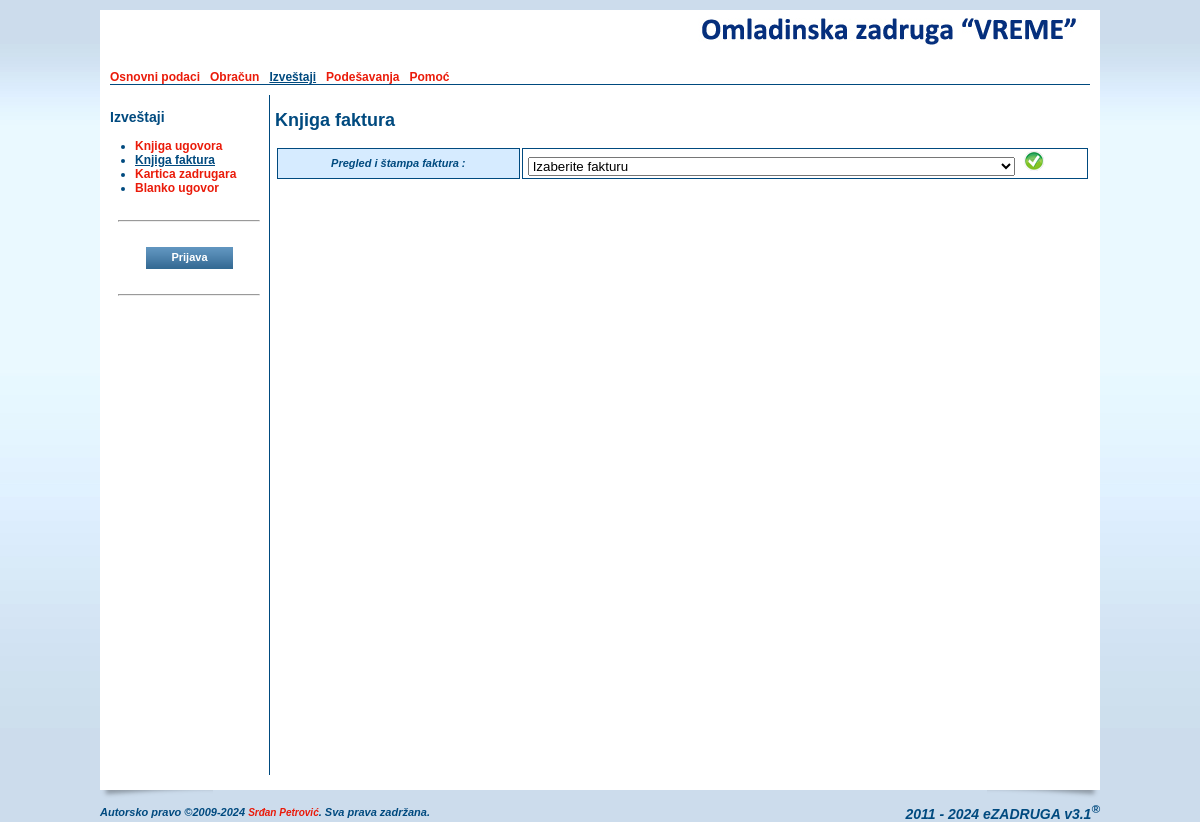
Screenshot of /knjigafaktura.php with the database file from the repository.
### tables this page shows
CREATE TABLE IF NOT EXISTS `oszcooperative` (
  `ID` smallint(6) NOT NULL AUTO_INCREMENT,
  `name` varchar(255) NOT NULL,
  `short` varchar(50) NOT NULL,
  `shortest` varchar(25) NOT NULL,
  `address` varchar(255) DEFAULT NULL,
  `IDPlace` smallint(6) DEFAULT NULL,
  `phone` varchar(20) DEFAULT NULL,
  `mobile` varchar(20) DEFAULT NULL,
  `fax` varchar(20) DEFAULT NULL,
  `email` varchar(255) DEFAULT NULL,
  `url` varchar(255) DEFAULT NULL,
  `account` varchar(255) DEFAULT NULL,
  `reference` varchar(255) NOT NULL,
  `pib` varchar(20) DEFAULT NULL,
  `idnumber` varchar(20) DEFAULT NULL,
  `activity` varchar(20) NOT NULL,
  `currentyear` varchar(4) NOT NULL,
  `contracthours` tinyint(4) NOT NULL DEFAULT '0',
  `memberhours` tinyint(4) NOT NULL DEFAULT '0',
  `headimage` varchar(255) DEFAULT NULL,
  `pdfimage` varchar(255) DEFAULT NULL,
  PRIMARY KEY (`ID`),
  KEY `name` (`name`),
  KEY `IDPlace` (`IDPlace`)
);

CREATE TABLE IF NOT EXISTS `oszmenu` (
  `ID` smallint(6) NOT NULL AUTO_INCREMENT,
  `title` varchar(70) NOT NULL,
  `link` varchar(255) NOT NULL,
  `root` smallint(6) NOT NULL DEFAULT '0',
  `sort` tinyint(4) DEFAULT NULL,
  `sub_item` tinyint(4) NOT NULL DEFAULT '-1',
  `show_admin` tinyint(4) NOT NULL DEFAULT '0',
  PRIMARY KEY (`ID`),
  KEY `title` (`title`),
  KEY `root` (`root`),
  KEY `link` (`link`)
);

### include/c_session.php (called while the page is built, shortened)
<?php
class c_Session {
  public function _getTimeScale() {
    if (isset($_SESSION['_OSZ_TimeScale']))
      return (int) $_SESSION['_OSZ_TimeScale'];
    else {
      $query = mysql_query("SELECT * FROM OSZCooperative") or die(mysql_error());
      return (int) $_SESSION['_OSZ_TimeScale'];
    }
  }
}
?>

### knjigafaktura.php (the view, shortened to what this page needs)
<?php
include_once('./header.php');
?>
              <h2><?=$GLOBALS["sectiontitle"];?></h2>
              <form name="newInvoice" method="POST" action="./pregledfaktura.php">
              <table cellpadding="2" cellspacing="2" border="0" class="table_browse" width="100%">
                <tr>
                  <th width="30%">Pregled i štampa faktura : </th>
                  <td width="70%">
                    <select name="selInvoice" id="selInvoice">
                      <option value="-1">Izaberite fakturu</option>
                    </select>
                    <input type="image" src="./images/form/save.jpg" name="submit" alt="Pregled i štampa" title="Pregled i štampa" onClick="javascript:return checkInvoice('Izaberite fakturu za pregled');" />
                  </td>
                </tr>
              </table>
              </form>
<?php
include_once('./footer.php');
?>

### header.php (shortened to what this page needs)
<?php
require_once('./include/c_session.php');
require_once('./lang/sr.php');
if (!isset($_session))
{
  $_session = new c_Session;
}
$_esettings = $_session->_getSettings();
if (count($_esettings) == 0) {
  $query = mysql_query("select * from esettings where ID > 0 LIMIT 1") or die(mysql_error());
  $_esettings = mysql_fetch_array($query);
}
$_oszcooperative = $_session->_getCooperative();
if (count($_oszcooperative) == 0) {
  $query = mysql_query("select * from oszcooperative where ID > 0 LIMIT 1") or die(mysql_error());
  $_oszcooperative = mysql_fetch_array($query);
}
$_timescale   = $_session->_getTimeScale();
$forSelf = explode("/", $_SERVER['PHP_SELF']);
$_self   = $forSelf[count($forSelf)-1];
$_menu   = array();
$_root   = 0;
$_father = 0;
$_this   = 0;
$_index  = false;
$query = mysql_query("SELECT * FROM oszmenu ORDER BY root, sort") or die(mysql_error());
while ($res = mysql_fetch_array($query)) {
  if ($_self == trim($res['link'])) {
    $_this    = $res['ID'];
    $_father  = $res['root'];
  }
  if ($res['root'] > 0) {
    foreach($_menu[0] as $key => $menu) {
      if ($key == $res['root']) {
        $_menu[0][$key]['submenu'][$res['ID']] = array(
        "ID"        => $res['ID'],
        "title"     => $res['title'],
        "link"      => $res['link'],
        "root"      => $res['root'],
        "sort"      => $res['sort'],
        "sub_item"  => $res['sub_item'],
        "show_admin"=> $res['show_admin']
        );
      }
    }
  } else {
    $_menu[0][$res['ID']] = array(
      "ID"    => $res['ID'],
      "title" => $res['title'],
      "link"  => $res['link'],
      "root"  => $res['root'],
      "sort"      => $res['sort'],
      "sub_item"  => $res['sub_item'],
      "show_admin"=> $res['show_admin']
    );
  }
}
?>
<!DOCTYPE html PUBLIC "-//W3C//DTD XHTML 1.0 Transitional//EN" "http://www.w3.org/TR/xhtml1/DTD/xhtml1-transitional.dtd">
<html xmlns="http://www.w3.org/1999/xhtml" >
  <head>
    <link href="./css/style.css" rel="stylesheet" type="text/css">
    <link href="./css/calendar.css" rel="stylesheet" type="text/css">
  </head>
<?php
if (isset($preload_image) && is_array($preload_image)) {
  $strOnLoad = "javascript:MM_preloadImages(";
  $start = true;
  foreach($preload_image as $_image) {
    if ($start)
    {
      $start = false;
      $strOnLoad .= "'". $_image."'";
    } else $strOnLoad .= ",'". $_image."'";
  }
?>
  <body OnLoad="<?=$strOnLoad;?>">
<?php
} else {
?>
  <body>
<?php
}
?>
    <div class="main_content_location" align="center" valign="top">
      <table cellpadding="0" cellspacing="0" border="0">
        <tr>
          <td colspan="2" valign="top">
            <table cellpadding="0" cellspacing="0" border="0" class="content_all">
              <tr>
                <td class="content_all_left"><img src="./images/1px.gif" /></td>
                <td class="content_main" valign="top">
                    <table cellpadding="0" cellspacing="0" border="0" class="content_main">
                      <tr>
                        <td>
                          <table cellpadding="0" cellspacing="0" border="0" class="header">
                            <tr>
                              <td align="left" class="header_left">
                              </td>
                              <td align="right" valign="top" class="header_right">
                                <a href="./index.php">
<?php if (isset($_esettings["custom_head"]) && $_esettings["custom_head"] && isset($_oszcooperative["headimage"]) && file_exists($_oszcooperative["headimage"])) { ?>
                                  <img src="<?=$_oszcooperative["headimage"];?>" alt="<?=$_LANG["sr"]["MAIN_IMAGE_ALT"];?>" title="<?=$_LANG["sr"]["MAIN_IMAGE_ALT"];?>" />
<?php } else { ?>
                                  <img src="./images/ezadruga_logo.png" alt="<?=$_LANG["sr"]["MAIN_IMAGE_ALT"];?>" title="<?=$_LANG["sr"]["MAIN_IMAGE_ALT"];?>" />
<?php } ?>
                                </a>
                              </td>
                            </tr>
                            <tr>
                              <td class="main_menu" colspan="2">
<?
  foreach ($_menu[0] as $key => $menu) {
    if (intval($menu["sort"]) > 0) {
      if ($key == $_father || $key == $_root){
        if ($_menu[0][$key]["show_admin"] && $GLOBALS["admin"]) {
?>
                                <a href="./<?=$_menu[0][$key]["link"];?>" class="main_menu_selected"><?=$_menu[0][$key]["title"];?></a> &nbsp;
<?
        } else {
?>
                                <a href="./<?=$_menu[0][$key]["link"];?>" class="main_menu_selected"><?=$_menu[0][$key]["title"];?></a> &nbsp;
<?
        }
      } else {
        if ($_menu[0][$key]["show_admin"] && $GLOBALS["admin"]) {
?>
                                <a href="./<?=$_menu[0][$key]["link"];?>"><?=$_menu[0][$key]["title"];?></a> &nbsp;
<?
        } else {
?>
                                <a href="./<?=$_menu[0][$key]["link"];?>"><?=$_menu[0][$key]["title"];?></a> &nbsp;
<?
        }
      }
    }
  }
?>
                              </td>
                          </table>
                        </td>
                      </tr>
                      <tr>
                        <td valign="top">
                          <table cellpadding="0" cellspacing="0" border="0" class="main_content">
                            <tr>
                              <td class="left_menu" valign="top">
<?php
if (!$_index) {
?>
                                <h3><?=$GLOBALS["menutitle"];?></h3>
                                <ul>
<?php
  $sub_item = -1;
  if ($_root > 0) {
    foreach($_menu[0][$_root]['submenu'] as $key => $menu) {
      if (intval($_menu[0][$_root]['submenu'][$key]["sub_item"]) > 0 && $_this == $key) $sub_item = intval($_menu[0][$_root]['submenu'][$key]["sub_item"]);
      if (intval($_menu[0][$_root]['submenu'][$key]["sort"]) > 0)
      {
        if ($key == $_father || $key == $sub_item) {
          if ($_menu[0][$_root]['submenu'][$key]["show_admin"] && $GLOBALS["admin"]) {
?>
                                  <li><a href="<?=$_menu[0][$_root]['submenu'][$key]["link"];?>" class="main_menu_selected"><?=$_menu[0][$_root]['submenu'][$key]["title"];?></a></li>
<?
          } elseif (!$_menu[0][$_root]['submenu'][$key]["show_admin"]) {
?>
                                  <li><a href="<?=$_menu[0][$_root]['submenu'][$key]["link"];?>" class="main_menu_selected"><?=$_menu[0][$_root]['submenu'][$key]["title"];?></a></li>
<?php
          }
        } else {
          if ($_menu[0][$_root]['submenu'][$key]["show_admin"] && $GLOBALS["admin"]) {
?>
                                  <li><a href="<?=$_menu[0][$_root]['submenu'][$key]["link"];?>"><?=$_menu[0][$_root]['submenu'][$key]["title"];?></a></li>
<?
          } elseif (!$_menu[0][$_root]['submenu'][$key]["show_admin"]) {
?>
                                  <li><a href="<?=$_menu[0][$_root]['submenu'][$key]["link"];?>"><?=$_menu[0][$_root]['submenu'][$key]["title"];?></a></li>
<?php
          }
        }
      }
    }
  } else {
    if ($_father > 0) {
      foreach($_menu[0][$_father]['submenu'] as $key => $menu) {
        if (intval($_menu[0][$_father]['submenu'][$key]["sort"]) > 0)
        {
          if ($key == $_this || $key == $sub_item) {
            if ($_menu[0][$_father]['submenu'][$key]["show_admin"] && $GLOBALS["admin"]) {
?>
                                  <li><a href="<?=$_menu[0][$_father]['submenu'][$key]["link"];?>" class="main_menu_selected"><?=$_menu[0][$_father]['submenu'][$key]["title"];?></a></li>
<?
          } elseif (!$_menu[0][$_father]['submenu'][$key]["show_admin"]) {
?>
                                  <li><a href="<?=$_menu[0][$_father]['submenu'][$key]["link"];?>" class="main_menu_selected"><?=$_menu[0][$_father]['submenu'][$key]["title"];?></a></li>
<?
            }
          } else {
            if ($_menu[0][$_father]['submenu'][$key]["show_admin"] && $GLOBALS["admin"]) {
?>
                                  <li><a href="<?=$_menu[0][$_father]['submenu'][$key]["link"];?>"><?=$_menu[0][$_father]['submenu'][$key]["title"];?></a></li>
<?
          } elseif (!$_menu[0][$_father]['submenu'][$key]["show_admin"]) {
?>
                                  <li><a href="<?=$_menu[0][$_father]['submenu'][$key]["link"];?>"><?=$_menu[0][$_father]['submenu'][$key]["title"];?></a></li>
<?
            }
          }
        }
      }
    }
  }
?>
                                </ul>
<?
} else {
?>
<?php
}
?>
                                <hr style="margin-top:25px;margin-bottom:25px;width:140px;"/>
                                <div align="center">
<?php if (!$GLOBALS["admin"]) { ?>
                                  <form name="frmLogin" action="./login.php" method="POST">
                                    <input type="submit" name="login" id="login" class="btn" value=" &nbsp; &nbsp; Prijava &nbsp; &nbsp; " />
                                  </form>
<?php } ?>
                                </div>
                                <hr style="margin-top:25px;width:140px;" />
                              </td>
                              <td style="width:830px;padding-left:5px;" valign="top">

### css/style.css (style rules this page uses)
body { margin: 0px; padding: 0px; background-color:#ccdcec; background-image:url(bg.jpg); background-repeat:repeat-x; font-family:Arial, Tahoma, Georgia; font-size:12px; color:#004A7F; }
a { font-size:12px; color:#ea1b0a; text-decoration:none; font-weight: bold; }
ul { padding-left:0px; margin-left:25px; }
table { text-align: left; font-size:12px; }
img { border-top: 0px none; border-left: 0px none; border-right: 0px none; border-bottom: 0px none; }
.header { width: 980px; height: 60px; }
.header_left { width: 390px; height: 60px; }
.header_right { width: 590px; height: 60px; }
.main_content_location { padding-top: 10px; }
.content_all { margin: 0px; padding: 0px; background-color:#FFFFFF; width:1000px; }
.content_all_left { background-color:#FFFFFF; width:10px; }
.content_main { width: 980px; background-color:#FFFFFF; font-size:12px; }
.main_content { width: 980px; height:680px; background-color:#FFFFFF; font-size:12px; margin-top:10px; }
.main_menu { border-bottom: 1px solid #004A7F; }
.main_menu_selected { font-size:12px; color:#004A7F; text-decoration:underline; font-weight: bold; }
.left_menu { width:160px; border-right: 1px solid #004A7F; }
.table_browse { font-size:11px; }
.table_browse th { font-weight: bold; text-align: left; font-style: italic; background-color: #D6EBFF; border-top: 1px solid #004A7F; border-left: 1px solid #004A7F; border-right: 1px solid #004A7F; border-bottom: 1px solid #004A7F; }
.table_browse td { border-top: 1px solid #004A7F; border-left: 1px solid #004A7F; border-right: 1px solid #004A7F; border-bottom: 1px solid #004A7F; padding-left: 5px; }
.table_browse th { font-weight: bold; font-style: italic; text-align: center; background-color: #D6EBFF; border-top: 1px solid #004A7F; border-left: 1px solid #004A7F; border-right: 1px solid #004A7F; border-bottom: 1px solid #004A7F; padding-left: 15px; padding-right: 15px; }
.btn { height:22px; border:none; background-color:#004A7F; background-image:url(btn.jpg); background-repeat:repeat-x; color:#FFFFFF; font-size:11px; cursor:pointer; font-weight:bold; padding:0px 10px 2px 10px; }

### rows the page displays
oszcooperative: headimage (picture)
oszmenu: title "Osnovni podaci"
oszmenu: title "Obračun"
oszmenu: title "Izveštaji"
oszmenu: title "Podešavanja"
oszmenu: title "Pomoć"
oszmenu: title "Knjiga ugovora"
oszmenu: title "Knjiga faktura"
oszmenu: title "Kartica zadrugara"
oszmenu: title "Blanko ugovor"

### other values shown
$GLOBALS["menutitle"] "Izveštaji"
$GLOBALS["sectiontitle"] "Knjiga faktura"
$GLOBALS["version"] "3.1"
